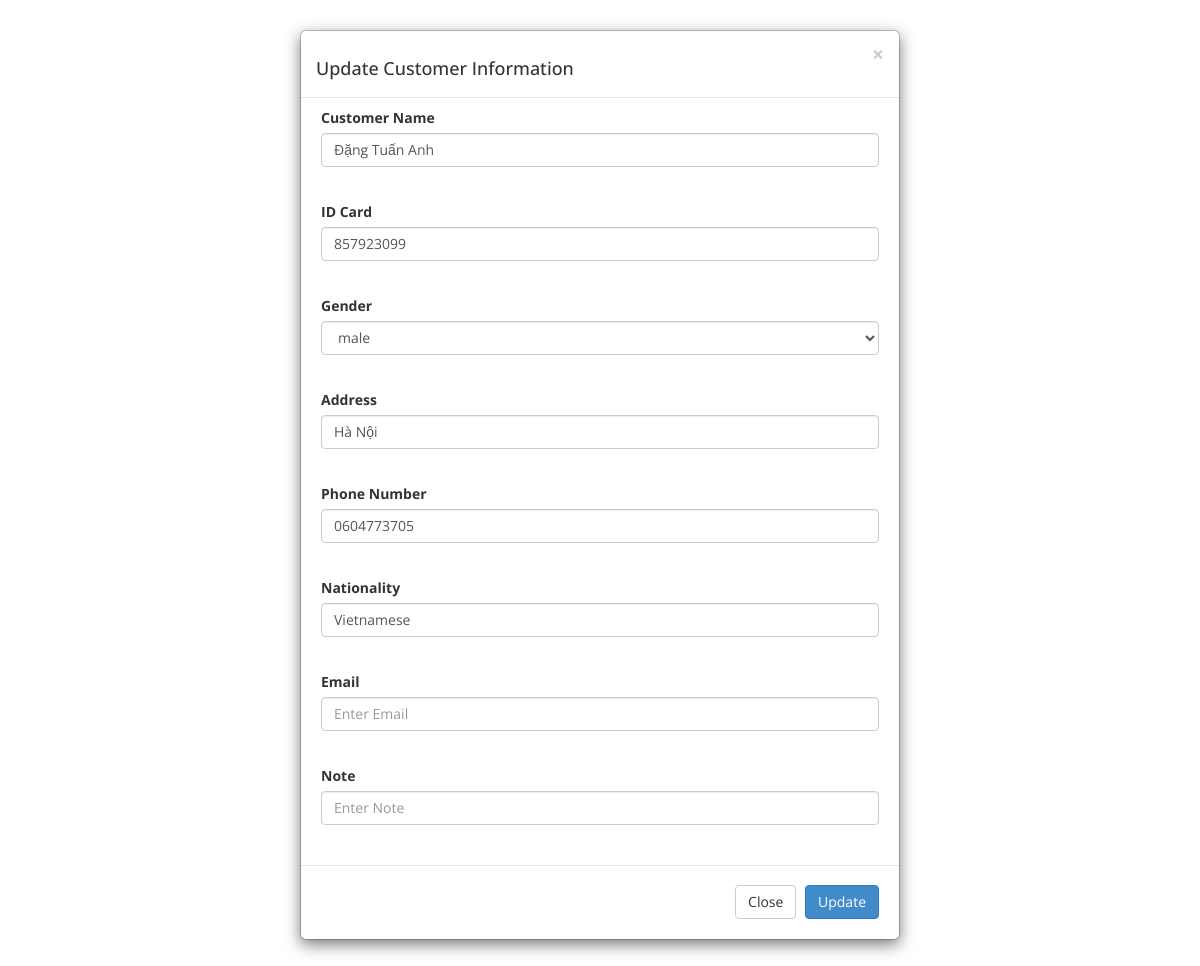
Page /HotelManagement/customerupdate.php?id=27 (signed in) on the committed database.
### tables this page shows
CREATE TABLE `customer` (
  `customerID` int(11) NOT NULL AUTO_INCREMENT,
  `customerName` text NOT NULL,
  `idCard` varchar(20) NOT NULL,
  `gender` text NOT NULL,
  `address` text NOT NULL,
  `phoneNumber` varchar(15) NOT NULL,
  `nationality` text NOT NULL,
  `email` text DEFAULT NULL,
  `note` text DEFAULT NULL,
  PRIMARY KEY (`customerID`)
);

### HotelManagement/customerupdate.php (the view, shortened to what this page needs)
<!DOCTYPE html>
<html>
<head>
    <link href="assets/css/bootstrap.css" rel="stylesheet" />
    <link href="assets/css/font-awesome.css" rel="stylesheet" />
    <link href="assets/js/morris/morris-0.4.3.min.css" rel="stylesheet" />
    <link href="assets/css/custom-styles.css" rel="stylesheet" />
</head>
<body>
    <?php
    include ('db.php');
	$id =$_GET['id'];
	$selectsql ="SELECT* FROM customer WHERE customerID ='$id' ";
    $tresult=mysqli_query($conn,$selectsql);
    while($trow=mysqli_fetch_array($tresult) ){
        $customerName = $trow['customerName'];
        $idCard = $trow['idCard'];
        $gender = $trow['gender'];
        $address = $trow['address'];
        $phoneNumber = $trow['phoneNumber'];
        $nationality = $trow['nationality'];
        $email = $trow['email'];
        $note = $trow['note'];
    }
?>
    <div class="" id="myModal2" tabindex="-1" role="dialog" aria-labelledby="myModalLabel" aria-hidden="true">
        <div class="modal-dialog">
            <div class="modal-content">
                <div class="modal-header">
                    <button type="button" class="close" data-dismiss="modal" aria-hidden="true">&times;</button>
                    <h4 class="modal-title" id="myModalLabel">Update Customer Information</h4>
                </div>
                <form method="post">
                    <div class="modal-body">
                        <div class="form-group">
                            <label>Customer Name</label>
                            <input name="newcn" class="form-control" value="<?php echo $customerName ?>"
                                placeholder="Enter Customer Name">
                        </div>
                    </div>
                    <div class="modal-body">
                        <div class="form-group">
                            <label>ID Card</label>
                            <input name="newidc" class="form-control" value="<?php echo $idCard ?>"
                                placeholder="Enter ID Card">
                        </div>
                    </div>
                    <div class="modal-body">
                        <div class="form-group">
                            <label>Gender</label>
                            <select name="newgd" class="form-control">
                                <option value="<?php echo $gender ?>"> <?php echo $gender ?></option>
                            </select>
                        </div>
                    </div>
                    <div class="modal-body">
                        <div class="form-group">
                            <label>Address</label>
                            <input name="newad" class="form-control" value="<?php echo $address ?>"
                                placeholder="Enter Address">
                        </div>
                    </div>
                    <div class="modal-body">
                        <div class="form-group">
                            <label>Phone Number</label>
                            <input name="newpn" class="form-control" value="<?php echo $phoneNumber ?>"
                                placeholder="Enter Phone Number">
                        </div>
                    </div>
                    <div class="modal-body">
                        <div class="form-group">
                            <label>Nationality</label>
                            <input name="newna" class="form-control" value="<?php echo $nationality ?>"
                                placeholder="Enter Nationality">
                        </div>
                    </div>
                    <div class="modal-body">
                        <div class="form-group">
                            <label>Email</label>
                            <input name="newem" class="form-control" value="<?php echo $email ?>"
                                placeholder="Enter Email">
                        </div>
                    </div>
                    <div class="modal-body">
                        <div class="form-group">
                            <label>Note</label>
                            <input name="newnote" class="form-control" value="<?php echo $note ?>"
                                placeholder="Enter Note">
                        </div>
                    </div>
                    <div class="modal-footer">
                        <button type="submit" name="close" class="btn btn-default" data-dismiss="modal">Close</button>
                        <input type="submit" name="update" value="Update" class="btn btn-primary">
                    </div>
            </div>
        </div>
    </div>
</body>
</html>

### HotelManagement/assets/css/custom-styles.css (style rules this page uses)
body { font-family: 'Open Sans', sans-serif; }
h4 { padding-top: 10px; }

### rows in the picture
customer: newcn "Đặng Tuấn Anh", newidc "857923099", newgd "male", newad "Hà Nội", newpn "0604773705", newna "Vietnamese"
